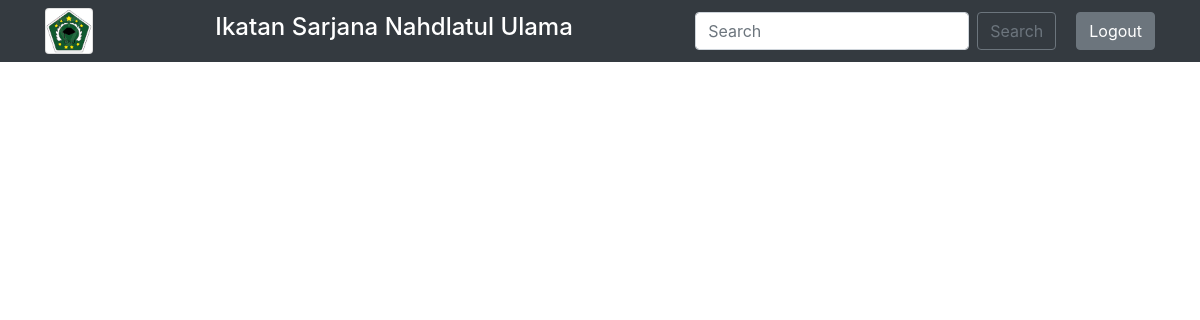
/admin/edit-anggota.php?id=3, run on an earlier commit of the app's database.
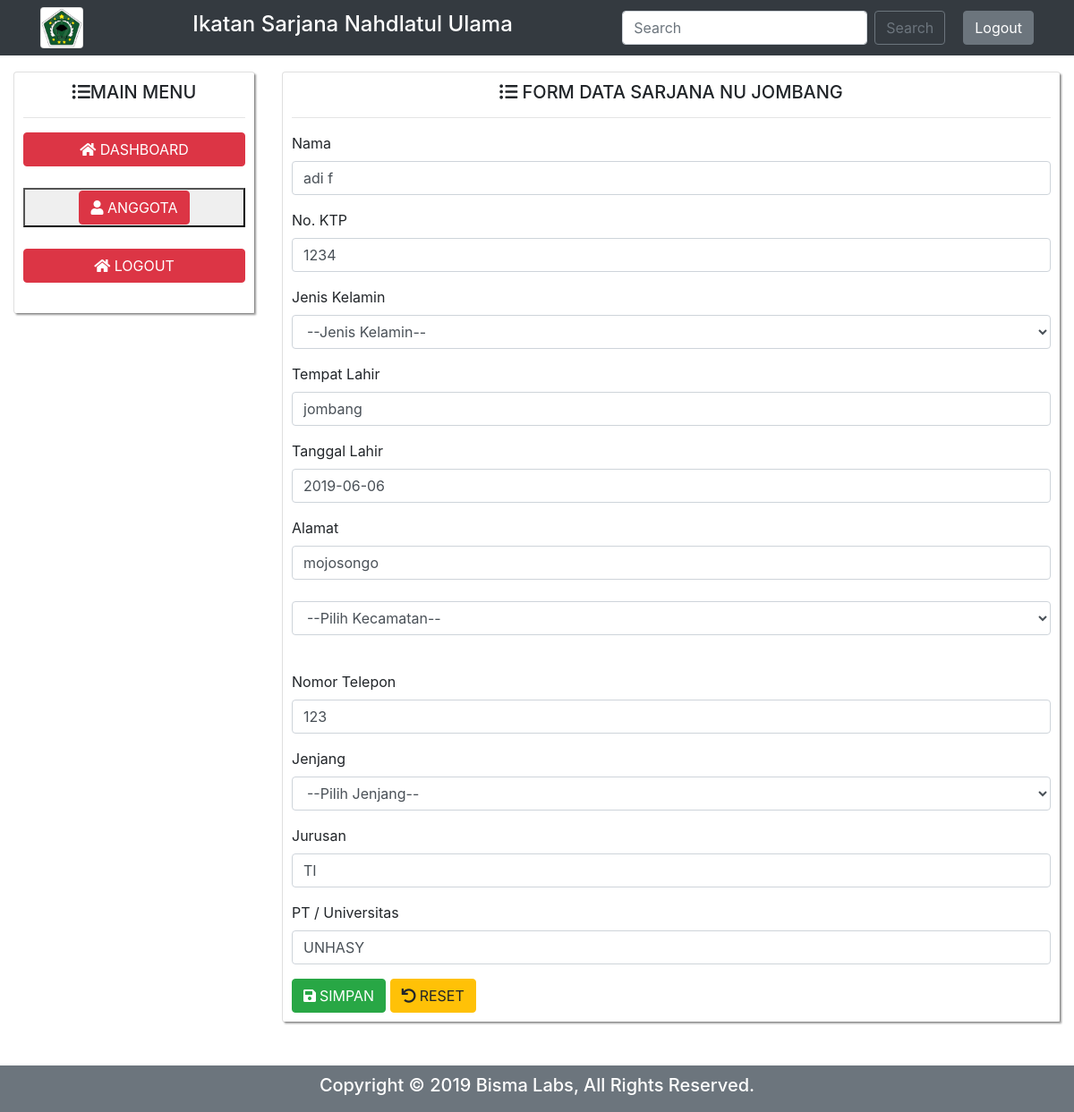
And on a later commit of the database.
### tables this page shows
CREATE TABLE `anggota` (
  `id` int(11) NOT NULL,
  `id_user` int(11) NOT NULL,
  `nama` varchar(50) DEFAULT NULL,
  `no_ktp` varchar(50) DEFAULT NULL,
  `jenis_kelamin` varchar(50) DEFAULT NULL,
  `tempat_lahir` varchar(50) DEFAULT NULL,
  `tgl_lahir` date DEFAULT NULL,
  `dusun_desa` varchar(50) DEFAULT NULL,
  `kecamatan` varchar(50) DEFAULT NULL,
  `kota` varchar(50) DEFAULT NULL,
  `no_telepon` varchar(50) DEFAULT NULL,
  `jenjang` varchar(50) DEFAULT NULL,
  `jurusan` varchar(50) DEFAULT NULL,
  `pt_univ` varchar(50) DEFAULT NULL
);

### admin/edit-anggota.php (the view, shortened to what this page needs)
<?php
	include ('../config/koneksi.php');
	include ('part/header.php');
	include ('part/navbar.php');
	$id 		= $_GET['id'];
	$qCek		= mysqli_query($connect,"SELECT * FROM anggota WHERE id='$id'");
	while($row 	= mysqli_fetch_array($qCek)){
?>
	<div class="container-fluid" style="margin-top: 80px">
		<div class="row">
			<?php
				include ('part/sidebar.php');
			?>
			<div class="col-md-9">
				<div class="card">
					<div class="card-body">
						<h5 class="card-title text-center"><i class="fa fa-list-ul"></i> FORM DATA SARJANA NU JOMBANG</h5>
						<hr>
						<form method="post" action="update-anggota.php">
							<div class="form-group">
								<label>Nama</label>
								<input type="text" name="fnama" class="form-control" value="<?php echo $row['nama']; ?>">
							</div>
							<div class="form-group">
								<label>No. KTP</label>
								<input type="text" name="fno_ktp" maxlength="16" onkeypress="return hanyaAngka(event)" class="form-control" value="<?php echo $row['no_ktp']; ?>">
							</div>
							<div class="form-group">
								<label>Jenis Kelamin</label>
								<select name="fjenis_kelamin" class="form-control" value="<?php echo $row['jenis_kelamin']; ?>" required>
								  <option value="">--Jenis Kelamin--</option>
								</select>
							</div>
							<div class="form-group">
								<label>Tempat Lahir</label>
								<input type="text" name="ftempat_lahir" class="form-control" value="<?php echo $row['tempat_lahir']; ?>">
							</div>
							<div class="form-group">
								<label>Tanggal Lahir</label>
								<input type="text" name="ftgl_lahir" class="form-control" value="<?php echo $row['tgl_lahir']; ?>">
							</div>
							<div class="form-group">
								<label>Alamat</label>
								<input type="text" name="fdusun_desa" class="form-control" value="<?php echo $row['dusun_desa']; ?>">
								<br>
								<select name="fkecamatan" class="form-control" required>
									<option value="">--Pilih Kecamatan--</option>
								</select>
								<br
								<input type="text" name="fkota" class="form-control" value="Kab. Jombang" readonly>
							</div>
							<div class="form-group">
								<label>Nomor Telepon</label>
								<input type="text" name="fno_telepon" maxlength="13" class="form-control" value="<?php echo $row['no_telepon']; ?>">
							</div>
							<div class="form-group">
								<label>Jenjang</label>
								<select type="text" name="fjenjang" class="form-control" value="<?php echo $row['jenjang']; ?>" required>
									<option value="">--Pilih Jenjang--</option>
								</select>
							</div>
							<div class="form-group">
								<label>Jurusan</label>
								<input type="text" name="fjurusan" class="form-control" value="<?php echo $row['jurusan']; ?>">
							</div>
							<div class="form-group">
								<label>PT / Universitas</label>
								<input type="text" name="fpt_univ" class="form-control" value="<?php echo $row['pt_univ']; ?>">
							</div>
							<button type="submit" class="btn btn-success" id="button1"><i class="fa fa-save mr-sm-1"></i>SIMPAN</button>
							<button type="reset" class="btn btn-warning"><i class="fas fa-undo mr-sm-1"></i>RESET</button>
						</form>
					</div>
				</div>
			</div>
		</div>
	</div>
<?php
	include ('part/footer.php');
	}
?>

### admin/part/sidebar.php
<div class="col-md-3">
	<div class="card">
		<div class="card-body">
			<h5 class="card-title text-center"><i class="fa fa-list-ul"></i>MAIN MENU</h5>
			<hr>
			<ul class="list-group">
				<li class="list btn btn-danger text-center" type="button" ><i class="fa fa-home"></i>
					DASHBOARD
				</li><br>
				<button onclick="window.location.href='anggota.php'"><li class="list btn btn-danger text-center" type="button" ><i class="fa fa-user"></i>
				ANGGOTA
				</li></button><br>
				<li class="list btn btn-danger text-center" type="button" ><i class="fa fa-home"></i>
				LOGOUT
				</li><br>
			</ul>
		</div>
	</div>
</div>

### admin/part/footer.php
	<div class="footer bg-secondary text-center mt-5" style="color: white">
		<div class="card-body">
		<h5>Copyright © 2019 Bisma Labs, All Rights Reserved.</h5>
  	</div>
</body>
</html>

What changed in the data, as far as the page shows it:
added anggota: fnama "adi f", fno_ktp "1234", ftempat_lahir "jombang", ftgl_lahir "2019-06-06", fdusun_desa "mojosongo", fno_telepon "123", fjurusan "TI", fpt_univ "UNHASY"
